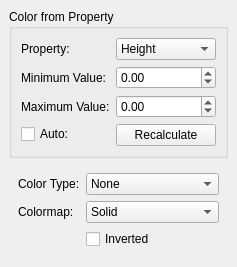
  <widget class="QDockWidget" name="dockColor">
   <property name="windowTitle">
    <string>Color</string>
   </property>
   <attribute name="dockWidgetArea">
    <number>2</number>
   </attribute>
   <widget class="QWidget" name="dockWidgetContents_7">
    <layout class="QVBoxLayout" name="verticalLayout_2">
     <item>
      <widget class="QGroupBox" name="groupBox_4">
       <property name="title">
        <string>Color from Property</string>
       </property>
       <layout class="QFormLayout" name="formLayout_2">
        <item row="0" column="0">
         <widget class="QLabel" name="labelColorProperty">
          <property name="text">
           <string>Property:</string>
          </property>
          <property name="buddy">
           <cstring>comboBoxColorProperty</cstring>
          </property>
         </widget>
        </item>
        <item row="0" column="1">
         <widget class="QComboBox" name="comboBoxColorProperty">
          <item>
           <property name="text">
            <string>Height</string>
           </property>
          </item>
          <item>
           <property name="text">
            <string>Reflectance</string>
           </property>
          </item>
          <item>
           <property name="text">
            <string>Temperature</string>
           </property>
          </item>
          <item>
           <property name="text">
            <string>Altitude</string>
           </property>
          </item>
          <item>
           <property name="text">
            <string>Deviation</string>
           </property>
          </item>
          <item>
           <property name="text">
            <string>Type</string>
           </property>
          </item>
         </widget>
        </item>
        <item row="1" column="0">
         <widget class="QLabel" name="labelMinColorValue">
          <property name="text">
           <string>Minimum Value:</string>
          </property>
          <property name="buddy">
           <cstring>doubleSpinBoxMinColorValue</cstring>
          </property>
         </widget>
        </item>
        <item row="1" column="1">
         <widget class="QDoubleSpinBox" name="doubleSpinBoxMinColorValue">
          <property name="accelerated">
           <bool>true</bool>
          </property>
          <property name="minimum">
           <double>-999999.000000000000000</double>
          </property>
          <property name="maximum">
           <double>999999.000000000000000</double>
          </property>
         </widget>
        </item>
        <item row="2" column="0">
         <widget class="QLabel" name="labelMaxColorValue">
          <property name="text">
           <string>Maximum Value:</string>
          </property>
          <property name="buddy">
           <cstring>doubleSpinBoxMaxColorValue</cstring>
          </property>
         </widget>
        </item>
        <item row="2" column="1">
         <widget class="QDoubleSpinBox" name="doubleSpinBoxMaxColorValue">
          <property name="accelerated">
           <bool>true</bool>
          </property>
          <property name="minimum">
           <double>-999999.000000000000000</double>
          </property>
          <property name="maximum">
           <double>999999.000000000000000</double>
          </property>
         </widget>
        </item>
        <item row="3" column="0">
         <widget class="QCheckBox" name="checkBoxAutoRecalcMinMax">
          <property name="text">
           <string>Auto:</string>
          </property>
         </widget>
        </item>
        <item row="3" column="1">
         <widget class="QPushButton" name="pushButtonRecalcMinMax">
          <property name="text">
           <string>Recalculate</string>
          </property>
         </widget>
        </item>
       </layout>
      </widget>
     </item>
     <item>
      <widget class="QWidget" name="widget" native="true">
       <layout class="QFormLayout" name="formLayout">
        <item row="0" column="0">
         <widget class="QLabel" name="labelColorType">
          <property name="text">
           <string>Color Type:</string>
          </property>
          <property name="buddy">
           <cstring>comboBoxColorType</cstring>
          </property>
         </widget>
        </item>
        <item row="0" column="1">
         <widget class="QComboBox" name="comboBoxColorType">
          <item>
           <property name="text">
            <string>None</string>
           </property>
          </item>
          <item>
           <property name="text">
            <string>By Scan ID</string>
           </property>
          </item>
          <item>
           <property name="text">
            <string>Color by Points</string>
           </property>
          </item>
         </widget>
        </item>
        <item row="1" column="0">
         <widget class="QLabel" name="labelColorMap">
          <property name="text">
           <string>Colormap:</string>
          </property>
          <property name="buddy">
           <cstring>comboBoxColorMap</cstring>
          </property>
         </widget>
        </item>
        <item row="1" column="1">
         <widget class="QComboBox" name="comboBoxColorMap">
          <item>
           <property name="text">
            <string>Solid</string>
           </property>
          </item>
          <item>
           <property name="text">
            <string>Gray</string>
           </property>
          </item>
          <item>
           <property name="text">
            <string>HSV</string>
           </property>
          </item>
          <item>
           <property name="text">
            <string>Jet</string>
           </property>
          </item>
          <item>
           <property name="text">
            <string>Hot</string>
           </property>
          </item>
          <item>
           <property name="text">
            <string>Rand</string>
           </property>
          </item>
          <item>
           <property name="text">
            <string>SHSV</string>
           </property>
          </item>
          <item>
           <property name="text">
            <string>TEMP</string>
           </property>
          </item>
         </widget>
        </item>
        <item row="2" column="1">
         <widget class="QCheckBox" name="checkBoxInvertColors">
          <property name="text">
           <string>Inverted</string>
          </property>
         </widget>
        </item>
       </layout>
      </widget>
     </item>
    </layout>
   </widget>
  </widget>
